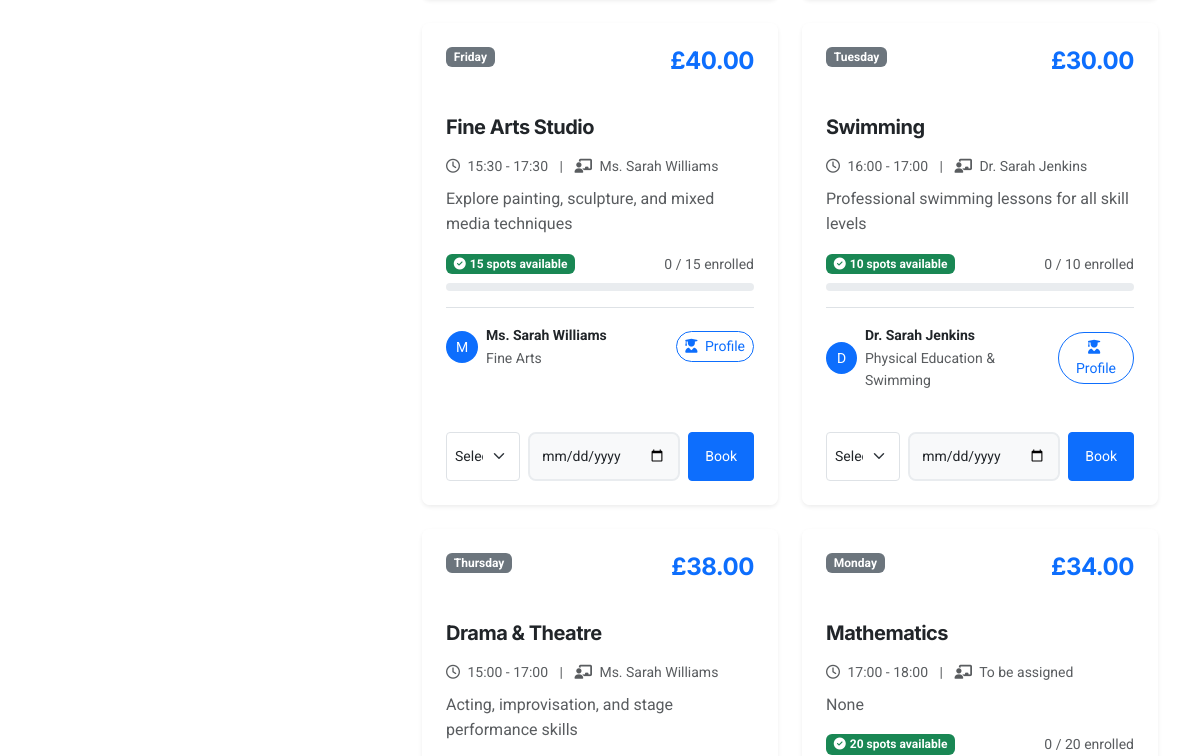
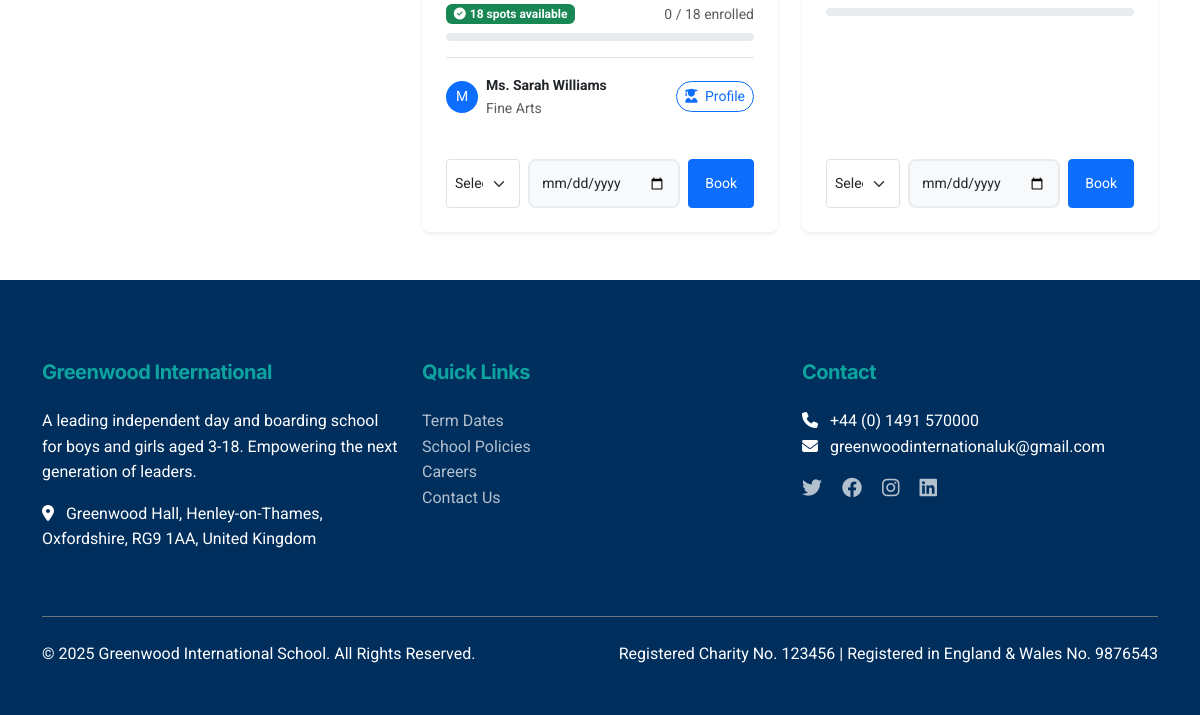
Before: /dashboard (signed in, lower part) with the older database file (2 pictures, top to bottom).
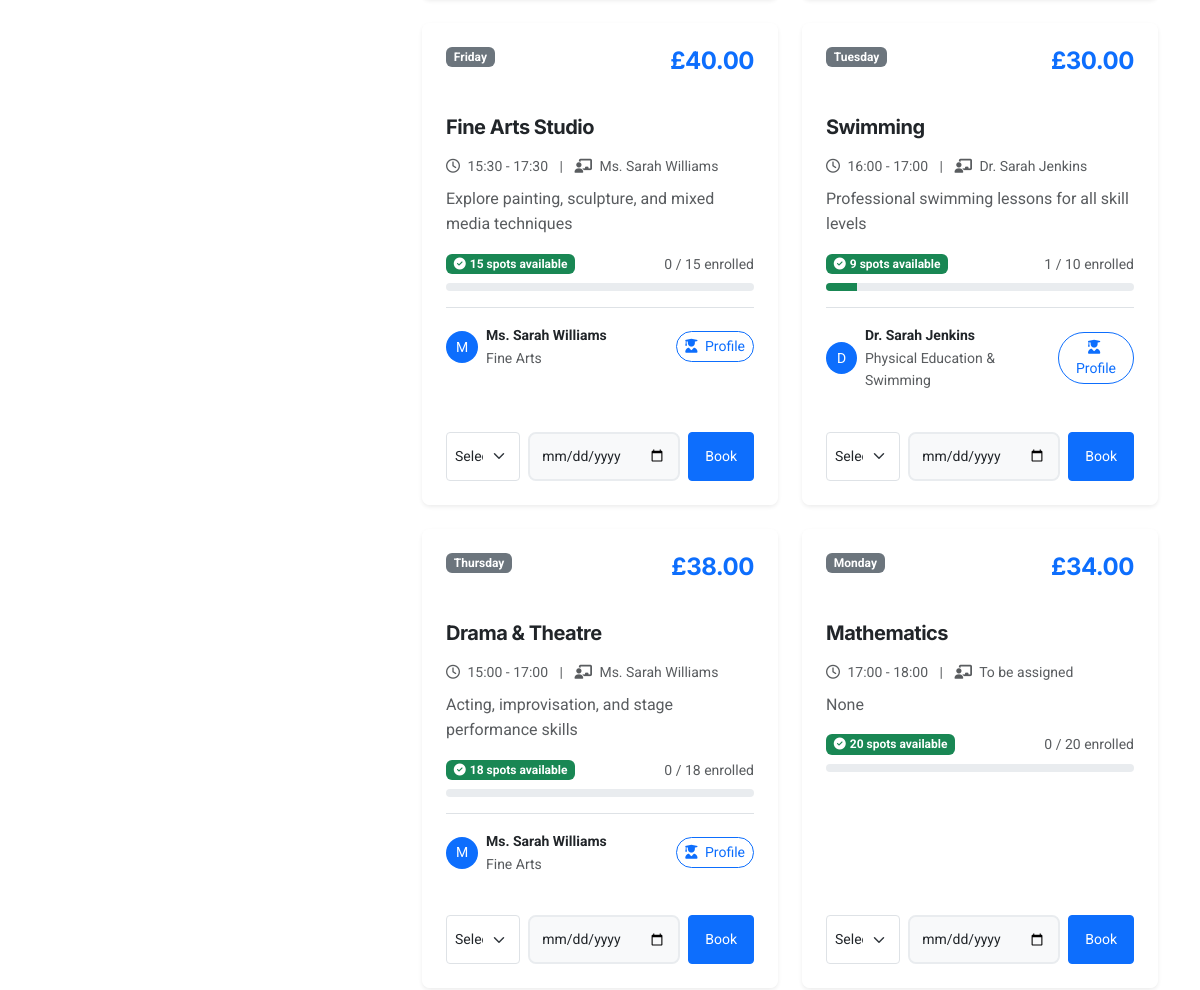
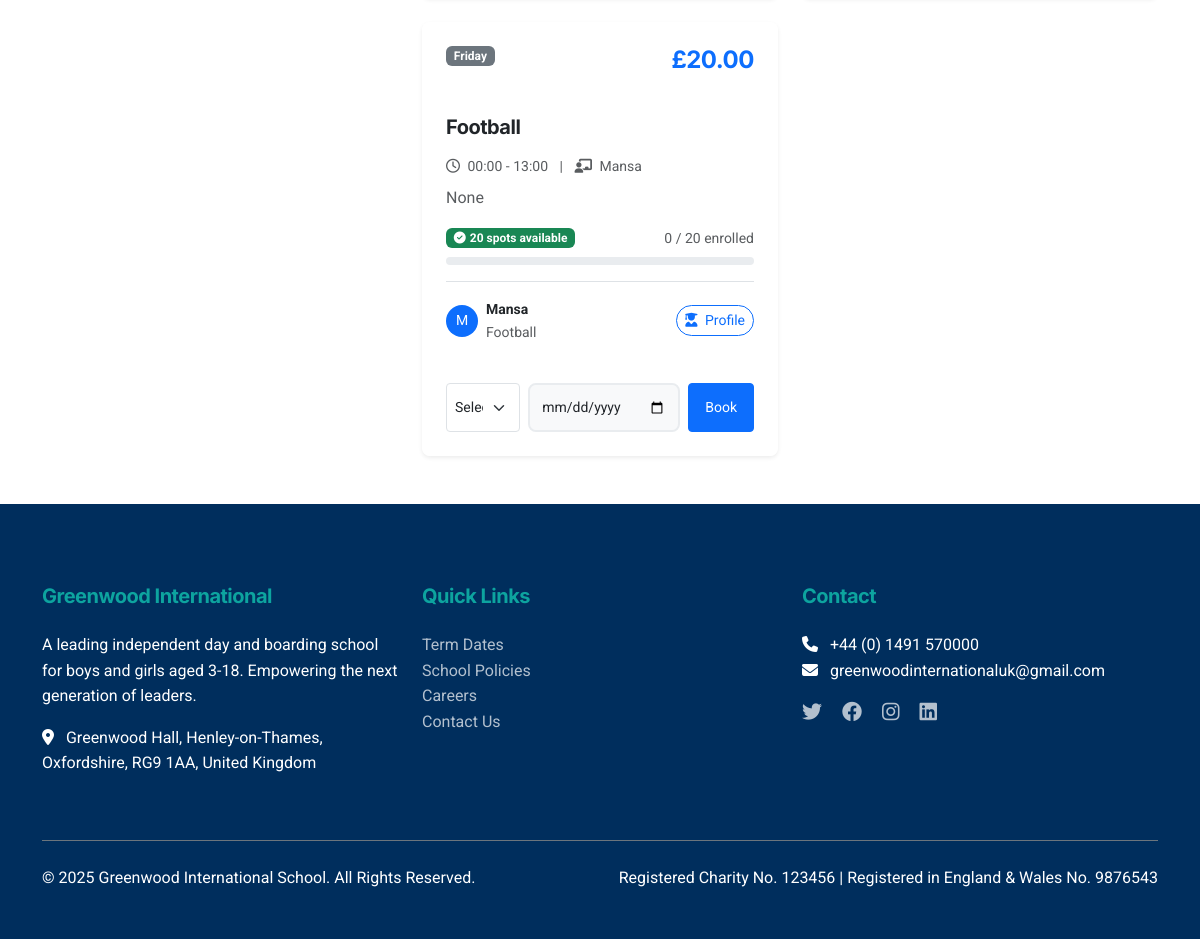
After: the same page with the newer database file (2 pictures, top to bottom).
### app.py (models this page shows, shortened)
class Activity(db.Model):
    id = db.Column(db.Integer, primary_key=True)
    tutor_id = db.Column(db.Integer, db.ForeignKey('tutor.id'), nullable=True)
    name = db.Column(db.String(120), nullable=False)
    description = db.Column(db.Text)
    price = db.Column(db.Float, nullable=False)
    max_capacity = db.Column(db.Integer, default=20)
    day_of_week = db.Column(db.String(20), nullable=False)
    start_time = db.Column(db.String(10), nullable=False)
    end_time = db.Column(db.String(10), nullable=False)
    created_at = db.Column(db.DateTime, default=datetime.utcnow)
    tutor = db.relationship('Tutor', backref='activities', lazy=True)
    bookings = db.relationship('Booking', backref='activity', lazy=True, cascade='all, delete-orphan')
    waitlists = db.relationship('Waitlist', backref='activity', lazy=True, cascade='all, delete-orphan')

class Tutor(db.Model):
    id = db.Column(db.Integer, primary_key=True)
    email = db.Column(db.String(120), unique=True, nullable=False)
    password = db.Column(db.String(200), nullable=False)
    full_name = db.Column(db.String(120), nullable=False)
    specialization = db.Column(db.String(200))
    qualification = db.Column(db.String(300))
    bio = db.Column(db.Text)
    linkedin_url = db.Column(db.String(200))
    teaching_philosophy = db.Column(db.Text)
    years_experience = db.Column(db.Integer)
    education = db.Column(db.Text)
    certifications = db.Column(db.Text)
    status = db.Column(db.String(20), default='pending')  # pending, approved, rejected
    created_at = db.Column(db.DateTime, default=datetime.utcnow)
    approved_by = db.Column(db.Integer, db.ForeignKey('admin.id'), nullable=True)
    approval_date = db.Column(db.DateTime, nullable=True)

### app.py (the view)
@app.route('/dashboard')
@login_required
def dashboard():
    parent = Parent.query.get(session['parent_id'])
    bookings = Booking.query.filter_by(parent_id=session['parent_id'], status='confirmed').all()
    children = parent.children
    activities = Activity.query.all()
    return render_template('dashboard.html', parent=parent, bookings=bookings, children=children, activities=activities)

### app.py (called while the page is built)
def create_app(config_name='default'):
    app = Flask(__name__)
    app.config.from_object(config[config_name])
    db.init_app(app)
    mail.init_app(app)
    csrf.init_app(app)
    app.config['TEMPLATES_AUTO_RELOAD'] = True
    @app.context_processor
    def inject_now():
        return {'now': datetime.utcnow()}
    return app

def login_required(f):
    @wraps(f)
    def decorated_function(*args, **kwargs):
        if 'parent_id' not in session:
            return redirect(url_for('login', next=request.url))
        return f(*args, **kwargs)
    return decorated_function

### templates/dashboard.html (shortened to what the changed rows need)
{% extends "base.html" %}
{% block content %}
<div class="container py-5">
    <div class="row g-4">
        <div class="col-lg-8">
            <div class="row g-4">
                {% for activity in activities %}
                <div class="col-md-6">
                    <div class="card h-100 shadow-sm border-0">
                        <div class="card-header bg-white border-0 pt-4 px-4 pb-0">
                            <div class="d-flex justify-content-between align-items-start">
                                <span class="badge bg-secondary">{{ activity.day_of_week }}</span>
                                <h4 class="text-primary fw-bold mb-0">£{{ "%.2f"|format(activity.price) }}</h4>
                            </div>
                        </div>
                        <div class="card-body px-4">
                            <h5 class="card-title fw-bold mt-2">{{ activity.name }}</h5>
                            <p class="text-muted small mb-2">
                                <i class="far fa-clock me-1"></i> {{ activity.start_time }} - {{ activity.end_time }}
                                <span class="mx-2">|</span>
                                <i class="fas fa-chalkboard-teacher me-1"></i> {{ activity.tutor.full_name if
                                activity.tutor else 'To be assigned' }}
                            </p>
                            <p class="card-text text-muted">{{ activity.description }}</p>
                            <div class="mt-3">
                                <div class="d-flex justify-content-between align-items-center mb-2">
                                    {% set booked = activity.bookings|length %}
                                    {% set available = activity.max_capacity - booked %}
                                    {% set percent = (booked / activity.max_capacity) * 100 %}
                                    {% if percent >= 100 %}
                                    <span class="badge bg-danger">
                                        <i class="fas fa-exclamation-circle me-1"></i>FULL
                                    </span>
                                    {% elif available <= 3 %} <span class="badge bg-warning text-dark">
                                        <i class="fas fa-hourglass-half me-1"></i>Only {{ available }} spots left
                                        </span>
                                        {% else %}
                                        <span class="badge bg-success">
                                            <i class="fas fa-check-circle me-1"></i>{{ available }} spots available
                                        </span>
                                        {% endif %}
                                        <small class="text-muted">
                                            {{ booked }} / {{ activity.max_capacity }} enrolled
                                        </small>
                                </div>
                                <div class="progress" style="height: 8px;">
                                    <div class="progress-bar bg-{{ 'danger' if percent >= 100 else ('warning' if percent >= 75 else 'success') }}"
                                        style="width: {{ percent }}%" role="progressbar" aria-valuenow="{{ percent }}"
                                        aria-valuemin="0" aria-valuemax="100"></div>
                                </div>
                            </div>
                            {% if activity.tutor %}
                            <div class="mt-3 pt-3 border-top">
                                <div class="d-flex align-items-center">
                                    <div class="rounded-circle bg-primary text-white d-flex align-items-center justify-content-center me-2"
                                        style="width: 32px; height: 32px; font-size: 14px;">
                                        {{ activity.tutor.full_name[0] }}
                                    </div>
                                    <div class="flex-grow-1">
                                        <p class="mb-0 small fw-bold text-dark">{{ activity.tutor.full_name }}</p>
                                        <p class="mb-0 small text-muted">{{ activity.tutor.specialization }}</p>
                                    </div>
                                    <button class="btn btn-sm btn-outline-primary rounded-pill"
                                        onclick="showTutorProfile('{{ activity.tutor.full_name }}', '{{ activity.tutor.specialization }}', `{{ activity.tutor.bio }}`, `{{ activity.tutor.qualifications }}`, '{{ activity.tutor.linkedin_url }}', '{{ activity.tutor.years_experience }}', `{{ activity.tutor.education }}`, `{{ activity.tutor.certifications }}`, `{{ activity.tutor.teaching_philosophy }}`)">
                                        <i class="fas fa-user-graduate me-1"></i> Profile
                                    </button>
                                </div>
                            </div>
                            {% endif %}
                        </div>
                        <div class="card-footer bg-white border-0 px-4 pb-4">
                            {% if percent >= 100 %}
                            <form class="d-flex gap-2" onsubmit="joinWaitlist(event, {{ activity.id }})">
                                <select class="form-select form-select-sm" name="child_id" required>
                                    <option value="" selected disabled>Select Child</option>
                                    {% for child in children %}
                                    <option value="{{ child.id }}">{{ child.name }}</option>
                                    {% endfor %}
                                </select>
                                <input type="date" class="form-control form-control-sm" name="date" required>
                                <button type="submit" class="btn btn-sm btn-warning px-3">
                                    <i class="fas fa-clock me-1"></i>Join Waitlist
                                </button>
                            </form>
                            {% else %}
                            <form class="d-flex gap-2 booking-form" data-activity-id="{{ activity.id }}">
                                <select class="form-select form-select-sm" name="child_id" required>
                                    <option value="" selected disabled>Select Child</option>
                                </select>
                                <input type="date" class="form-control form-control-sm" name="booking_date" required>
                                <button type="submit" class="btn btn-sm btn-primary px-3">Book</button>
                            </form>
                            {% endif %}
                        </div>
                    </div>
                </div>
                {% endfor %}
            </div>
        </div>
    </div>
</div>
{% endblock %}

Changed rows visible on the page:
computed for Activity "Swimming": max_capacity "10" → "9"; booked "0" → "1"
added Activity: day_of_week "Friday", price "20.00", name "Football", start_time "00:00", end_time "13:00", tutor "Mansa", description "None", max_capacity "20", booked "0", tutor "M", tutor.full_name "Mansa", tutor.specialization "Football"
